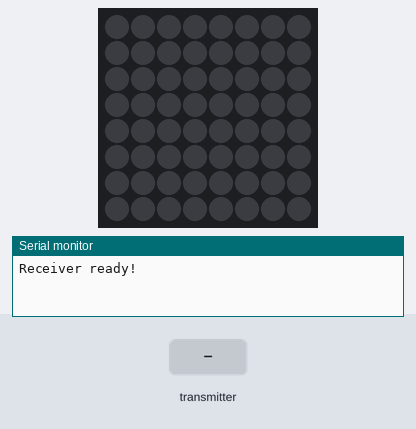
This sketch was run on a simulated ESP32. Parts: 8×8 RGB LED matrix (first LED top left, wired row by row), the last lines printed to the serial monitor. The inputs (shaded band) are chosen by the test bench. Dim RGB values are drawn brighter than linear.

Above: at 1.2 s.
1.3 s: the transmitter starts sending direction = left
At 3.5 s:
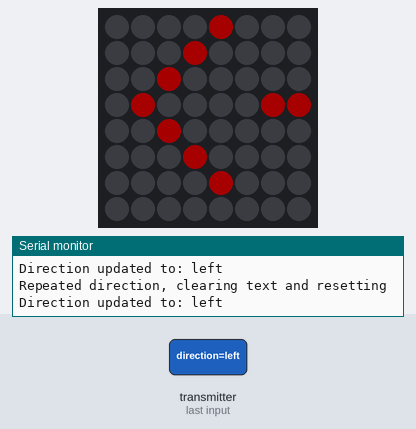
4.3 s: the transmitter starts sending direction = right
At 5.48 s:
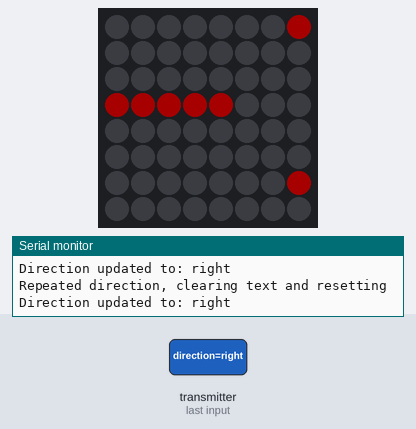
Timing chart, 0 to 7.3 s (numbered marks = the images above; inputs shaded):
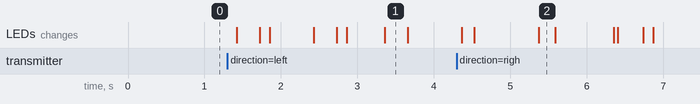

The sketch:

Font.ino
```cpp
#include <WiFi.h>
#include <esp_now.h>
#include "WS_Flow.h"

char Text[3] = "->";
char scrollDirection[6] = "";
char lastDirection[6] = "";

typedef struct struct_message {
  char direction[8];
} struct_message;

struct_message incomingMessage;

void OnDataRecv(const uint8_t * mac, const uint8_t *incomingData, int len) {
  memcpy(&incomingMessage, incomingData, sizeof(incomingMessage));
  strncpy(scrollDirection, incomingMessage.direction, sizeof(scrollDirection) - 1);
  scrollDirection[sizeof(scrollDirection) - 1] = '\0';

  if (strcmp(scrollDirection, lastDirection) != 0) {
    if (strcmp(scrollDirection, "left") == 0) {
      strcpy(Text, "<-");
    } else if (strcmp(scrollDirection, "right") == 0) {
      strcpy(Text, "->");
    }
    strcpy(lastDirection, scrollDirection);
    Serial.print("Direction updated to: ");
    Serial.println(scrollDirection);
  } else {

    strcpy(Text, "");
    strcpy(lastDirection, "");
    Serial.println("Repeated direction, clearing text and resetting");
  }
}

void setup() {
  Serial.begin(115200);
  WiFi.mode(WIFI_STA);
  Matrix_Init();

  if (esp_now_init() != ESP_OK) {
    Serial.println("Error initializing ESP-NOW");
    return;
  }

  esp_now_register_recv_cb(OnDataRecv);
  Serial.println("Receiver ready!");
}

void loop() {
  Text_Flow(Text, scrollDirection);
  delay(25);
}
```

WS_Flow.cpp
```cpp
#include "WS_Flow.h"
#include <string.h>

Adafruit_NeoMatrix Matrix = Adafruit_NeoMatrix(8, 8, RGB_Control_PIN,
  NEO_MATRIX_TOP     + NEO_MATRIX_RIGHT +
  NEO_MATRIX_COLUMNS + NEO_MATRIX_PROGRESSIVE,
  NEO_GRB            + NEO_KHZ800);

int MatrixWidth = 0;

const uint16_t colors[] = {
  Matrix.Color(255, 0, 0),
  Matrix.Color(0, 255, 0),
  Matrix.Color(0, 0, 255)
};

int getCharWidth(char c) {
  if (c == 'i' || c == 'l' || c == '!' || c == '.') {
    return 3;
  } else {
    return 5;
  }
}

int getStringWidth(const char* str) {
  int width = 0;
  int length = strlen(str);
  for (int i = 0; i < length; i++) {
    width += getCharWidth(str[i]);
    width += 1;
  }
  return width;
}

void Matrix_Init() {
  Matrix.begin();
  Matrix.setTextWrap(false);
  Matrix.setBrightness(40);
  Matrix.setTextColor(colors[0]);
  MatrixWidth = Matrix.width();
}

void Text_Flow(char* Text, char* direction) {
  int textWidth = getStringWidth(Text);
  Matrix.fillScreen(0);
  Matrix.setCursor(MatrixWidth, 0);
  Matrix.print(F(Text));
  Matrix.show();

  if (strcmp(direction, "left") == 0) {
    MatrixWidth--;
    if (MatrixWidth < -textWidth) {
      MatrixWidth = Matrix.width();
    }
  } else if (strcmp(direction, "right") == 0) {
    MatrixWidth++;
    if (MatrixWidth > Matrix.width()) {
      MatrixWidth = -textWidth;
    }
  }
}
```

WS_Flow.h
```cpp
#ifndef _WS_Flow_H_
#define _WS_Flow_H_

#include <Adafruit_GFX.h>
#include <Adafruit_NeoMatrix.h>
#include <Adafruit_NeoPixel.h>

#define RGB_Control_PIN   14

int getCharWidth(char c);
int getStringWidth(const char* str);
void Text_Flow(char* Text, char* direction);
void Matrix_Init();

#endif
```

Measured:
- after the input at 1.3 s, the LEDs: first change after 0.12 s (image 1 shows a later state)
